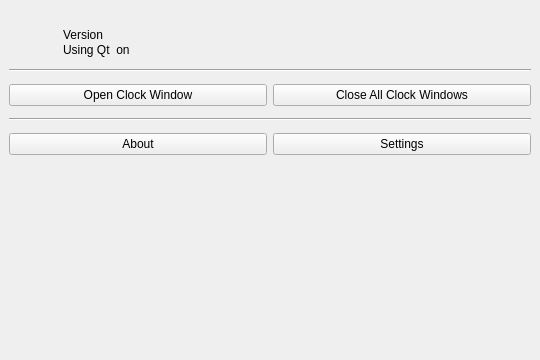
<?xml version="1.0" encoding="UTF-8"?>
<ui version="4.0">
 <class>FightclubTeleprinter</class>
 <widget class="QMainWindow" name="FightclubTeleprinter">
  <property name="geometry">
   <rect>
    <x>0</x>
    <y>0</y>
    <width>540</width>
    <height>360</height>
   </rect>
  </property>
  <property name="windowTitle">
   <string>Fightclub Teleprinter</string>
  </property>
  <widget class="QWidget" name="centralwidget">
   <layout class="QVBoxLayout" name="verticalLayout_2">
    <item>
     <layout class="QHBoxLayout" name="horizontalLayout">
      <item>
       <widget class="QLabel" name="fightclublogolabel">
        <property name="minimumSize">
         <size>
          <width>48</width>
          <height>48</height>
         </size>
        </property>
        <property name="maximumSize">
         <size>
          <width>48</width>
          <height>48</height>
         </size>
        </property>
        <property name="text">
         <string/>
        </property>
        <property name="scaledContents">
         <bool>true</bool>
        </property>
       </widget>
      </item>
      <item>
       <layout class="QVBoxLayout" name="verticalLayout">
        <property name="spacing">
         <number>0</number>
        </property>
        <item>
         <widget class="QLabel" name="apptitle">
          <property name="font">
           <font>
            <pointsize>12</pointsize>
            <weight>75</weight>
            <bold>true</bold>
           </font>
          </property>
          <property name="text">
           <string>&lt;ApplicationName&gt;</string>
          </property>
         </widget>
        </item>
        <item>
         <widget class="QLabel" name="versionlabel">
          <property name="font">
           <font>
            <pointsize>9</pointsize>
           </font>
          </property>
          <property name="text">
           <string>Version &lt;version&gt;</string>
          </property>
         </widget>
        </item>
        <item>
         <widget class="QLabel" name="qtadvertizing">
          <property name="font">
           <font>
            <pointsize>9</pointsize>
           </font>
          </property>
          <property name="text">
           <string>Using Qt &lt;QtVersion&gt; on &lt;Platform&gt;</string>
          </property>
         </widget>
        </item>
       </layout>
      </item>
      <item>
       <spacer name="titlespacer">
        <property name="orientation">
         <enum>Qt::Horizontal</enum>
        </property>
        <property name="sizeHint" stdset="0">
         <size>
          <width>40</width>
          <height>20</height>
         </size>
        </property>
       </spacer>
      </item>
      <item>
       <widget class="QLabel" name="gplv3logolabel">
        <property name="minimumSize">
         <size>
          <width>96</width>
          <height>48</height>
         </size>
        </property>
        <property name="maximumSize">
         <size>
          <width>96</width>
          <height>48</height>
         </size>
        </property>
        <property name="text">
         <string/>
        </property>
        <property name="pixmap">
         <pixmap resource="resources.qrc">:/img/gpl-v3-logo.svg</pixmap>
        </property>
        <property name="scaledContents">
         <bool>true</bool>
        </property>
       </widget>
      </item>
     </layout>
    </item>
    <item>
     <widget class="Line" name="titlebttnssepline">
      <property name="minimumSize">
       <size>
        <width>0</width>
        <height>15</height>
       </size>
      </property>
      <property name="orientation">
       <enum>Qt::Horizontal</enum>
      </property>
     </widget>
    </item>
    <item>
     <layout class="QGridLayout" name="gridLayout">
      <item row="0" column="0">
       <widget class="QPushButton" name="openClockWindow">
        <property name="text">
         <string>Open Clock Window</string>
        </property>
        <property name="icon">
         <iconset resource="resources.qrc">
          <normaloff>:/breeze-icons/window-new-16.svg</normaloff>:/breeze-icons/window-new-16.svg</iconset>
        </property>
       </widget>
      </item>
      <item row="0" column="1">
       <widget class="QPushButton" name="closeAllClockWindows">
        <property name="text">
         <string>Close All Clock Windows</string>
        </property>
        <property name="icon">
         <iconset resource="resources.qrc">
          <normaloff>:/breeze-icons/window-close-16.svg</normaloff>:/breeze-icons/window-close-16.svg</iconset>
        </property>
       </widget>
      </item>
      <item row="1" column="0" colspan="2">
       <widget class="Line" name="bttnssepline">
        <property name="minimumSize">
         <size>
          <width>0</width>
          <height>15</height>
         </size>
        </property>
        <property name="orientation">
         <enum>Qt::Horizontal</enum>
        </property>
       </widget>
      </item>
      <item row="2" column="0">
       <widget class="QPushButton" name="openAboutDialog">
        <property name="text">
         <string>About</string>
        </property>
        <property name="icon">
         <iconset resource="resources.qrc">
          <normaloff>:/breeze-icons/help-about-16.svg</normaloff>:/breeze-icons/help-about-16.svg</iconset>
        </property>
       </widget>
      </item>
      <item row="2" column="1">
       <widget class="QPushButton" name="openSettingsDialog">
        <property name="text">
         <string>Settings</string>
        </property>
        <property name="icon">
         <iconset resource="resources.qrc">
          <normaloff>:/breeze-icons/configure-shortcuts-16.svg</normaloff>:/breeze-icons/configure-shortcuts-16.svg</iconset>
        </property>
       </widget>
      </item>
     </layout>
    </item>
    <item>
     <spacer name="bigspacer">
      <property name="orientation">
       <enum>Qt::Vertical</enum>
      </property>
      <property name="sizeHint" stdset="0">
       <size>
        <width>20</width>
        <height>40</height>
       </size>
      </property>
     </spacer>
    </item>
   </layout>
  </widget>
  <widget class="QMenuBar" name="menubar">
   <property name="geometry">
    <rect>
     <x>0</x>
     <y>0</y>
     <width>540</width>
     <height>30</height>
    </rect>
   </property>
  </widget>
 </widget>
 <resources>
  <include location="resources.qrc"/>
 </resources>
 <connections/>
</ui>
